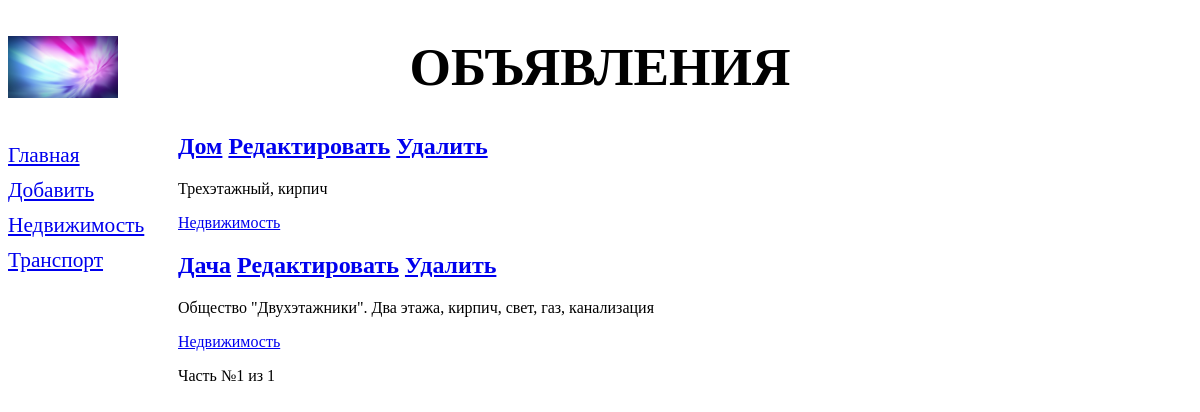
The app's page /bboard/, older data.
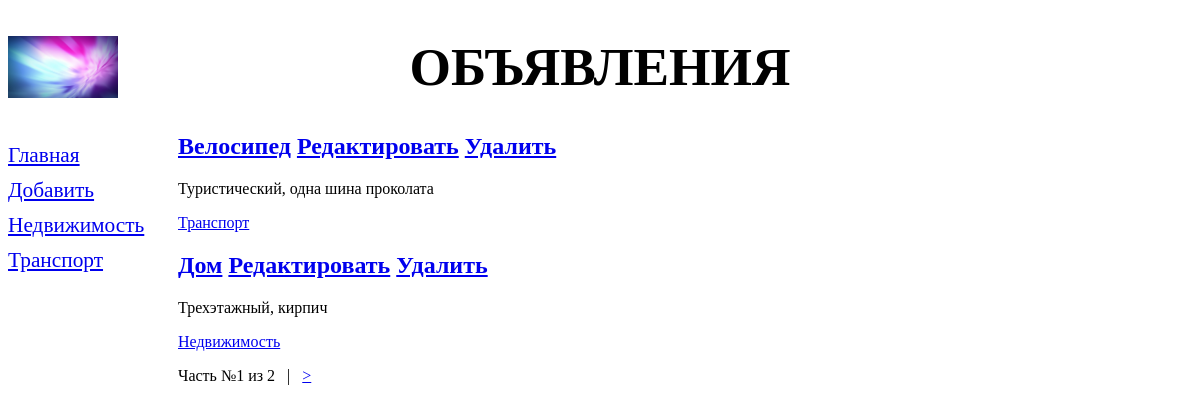
The same page, newer data.
### bboard/models.py (models this page shows, shortened)
class Rubric(models.Model):
    name = models.CharField(max_length=20, db_index=True,verbose_name='Название')
    order = models.SmallIntegerField(default=0, db_index=True)
    class Meta:
        verbose_name_plural='Рубрики'
        verbose_name='Рубрика'
        ordering=['order','name']

class Bb(models.Model):
    title = models.CharField(max_length=50, verbose_name='Товар')
    content = models.TextField(null=True, blank=True, verbose_name='Описание')
    price = models.FloatField(null=True, blank=True, verbose_name='Цена')
    published = models.DateTimeField(auto_now_add=True, db_index=True,
        verbose_name='Опубликовано')
    rubric = models.ForeignKey('Rubric', null=True, on_delete=models.PROTECT,
        verbose_name='Рубрика')
    class Meta:
        verbose_name_plural='Объявления'
        verbose_name='Объявление'
        ordering=['-published']

### bboard/views.py (the view)
# urls.py: path('', index, name='index'),
def index(request):
    bbs= Bb.objects.all()
    rubrics = Rubric.objects.all()
    paginator = Paginator(bbs, 2)
    if 'page' in request.GET:
        page_num = request.GET['page']
    else:
        page_num = 1
    page = paginator.get_page(page_num)
    context={'rubrics':rubrics, 'page': page, 'bbs': page.object_list}
    return TemplateResponse(request, 'bboard/index.html', context)

### bboard/templates/bboard/index.html (shortened to what this page needs)
{% extends "layout/basic.html"%}
{% block content %}
{% for bb in bbs%}
<div class="b">
    <h2><a href="{% url 'detail' pk=bb.pk %}">{{ bb.title }}</a>
        <a href="{% url 'edit' pk=bb.pk %}">Редактировать</a>
        <a href="{% url 'delete' pk=bb.pk %}">Удалить</a>
    </h2>
    <p>{{ bb.content }}</p>
    <p><a href="{% url 'by_rubric' bb.rubric.pk %}">{{ bb.rubric.name }}</a></p>
</div>
{% endfor %}
<div>
    Часть №{{ page.number }} из {{ page.paginator.num_pages }}
    {% if page.has_next %}
    &nbsp;&nbsp;|&nbsp;&nbsp;
    <a href="?page={{ page.next_page_number }}">&gt;</a>
    {% endif %}
</div>
{% endblock %}

### bboard/templates/layout/basic.html (shortened to what this page needs)
{% load static %}
<!DOCTYPE html>
<html>
    <head>
        <link rel="stylesheet" type="text/css" href="{% static 'bboard/style.css' %}">
    </head>
    <body>
        <header>
            <h1>Объявления</h1>
        </header>
        <nav>
            <a href="{% url 'index' %}">Главная</a>
            <a href="{% url 'add' %}">Добавить</a>
            {% for rubric in rubrics %}
            <a href="{% url 'by_rubric' rubric.pk %}">{{ rubric.name }}</a>
            {% endfor %}
        </nav>
        <div class="a">
            {% block content %}
            {% endblock %}
        </div>
    </body>
</html>

Row changes from the older to the newer data that the page shows:
no longer on this page (row unchanged): Bb: title "Дача", content "Общество \"Двухэтажники\". Два этажа, кирпич, свет, газ, канализация", rubric.name "Недвижимость"
added Bb: title "Велосипед", content "Туристический, одна шина проколата", rubric.name "Транспорт"
Text that changed along with them:
{{ page.paginator.num_pages }}: "1" → "2"
